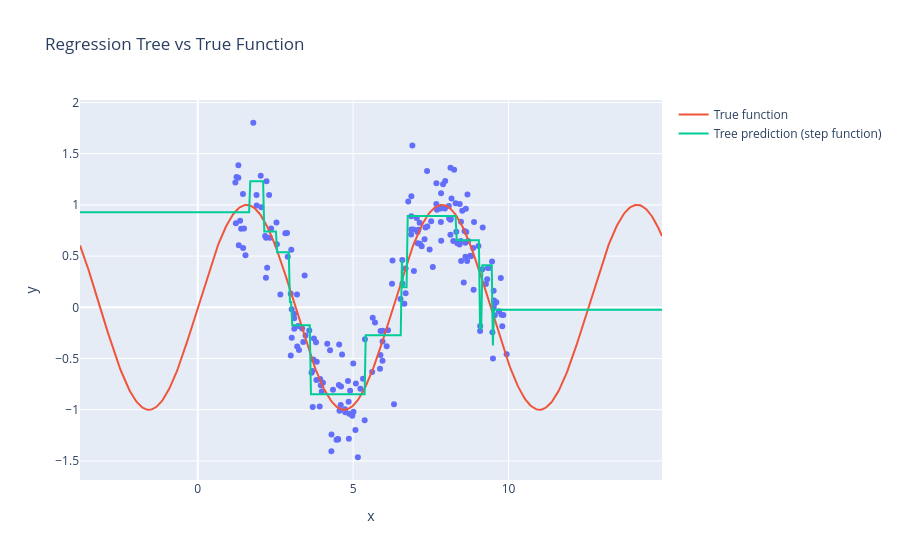

This figure's notebook cell:
### Markdown cell above
<a class="anchor" id="disadv"></a>
# 11. Disadvantages

- High variance (unstable) $\rightarrow$ small data changes $\rightarrow$ different trees
- Poor at:
    - Modeling smooth relationships
    - Extrapolation
    - Capturing linear relationships efficiently

- Often lower predictive accuracy than other models

<div style="display: flex; justify-content: center; gap: 20px;">
  <img src="pics/binary_tree_34.png" width="500"/>
  <img src="pics/binary_tree_35.png" width="500"/>
</div>

### Code cell
np.random.seed(1322)
n = 200

X = np.random.uniform(1,10,n).reshape(n,1)
y = np.sin(X[:,0]) + np.random.randn(n)*0.3


fig = px.scatter(x=X.squeeze(), y=y, title="Regression Tree vs True Function")

# true function (smooth curve)
x_grid = np.linspace(np.min(X)-5, np.max(X)+5, 500)
fig.add_scatter(x=x_grid,y=np.sin(x_grid),mode="lines",name="True function")

tree_model = DecisionTreeRegressor(random_state=1339,max_depth=4)
tree_model.fit(X, y)
pred_grid = tree_model.predict(x_grid.reshape(-1,1))

fig.add_scatter(x=x_grid,y=pred_grid,mode="lines",name="Tree prediction (step function)")

fig.show()

### Figure 1 — Plotly figure (JSON) as saved in the notebook; plotly's stock layout.template omitted (floating-point values rounded to 4 significant figures; data arrays with more than 128 entries replaced by an {"elided": "..."} marker saying what was removed)
{"data": [{"hovertemplate": "x=%{x}<br>y=%{y}<extra></extra>", "legendgroup": "", "marker": {"color": "#636efa", "symbol": "circle"}, "mode": "markers", "name": "", "orientation": "v", "showlegend": false, "type": "scatter", "x": {"elided": "200 float values"}, "xaxis": "x", "y": {"elided": "200 float values"}, "yaxis": "y"}, {"mode": "lines", "name": "True function", "type": "scatter", "x": {"elided": "500 float values"}, "y": {"elided": "500 float values"}}, {"mode": "lines", "name": "Tree prediction (step function)", "type": "scatter", "x": {"elided": "500 float values"}, "y": {"elided": "500 float values"}}], "layout": {"legend": {"tracegroupgap": 0}, "title": {"text": "Regression Tree vs True Function"}, "xaxis": {"anchor": "y", "domain": [0, 1], "title": {"text": "x"}}, "yaxis": {"anchor": "x", "domain": [0, 1], "title": {"text": "y"}}}}
